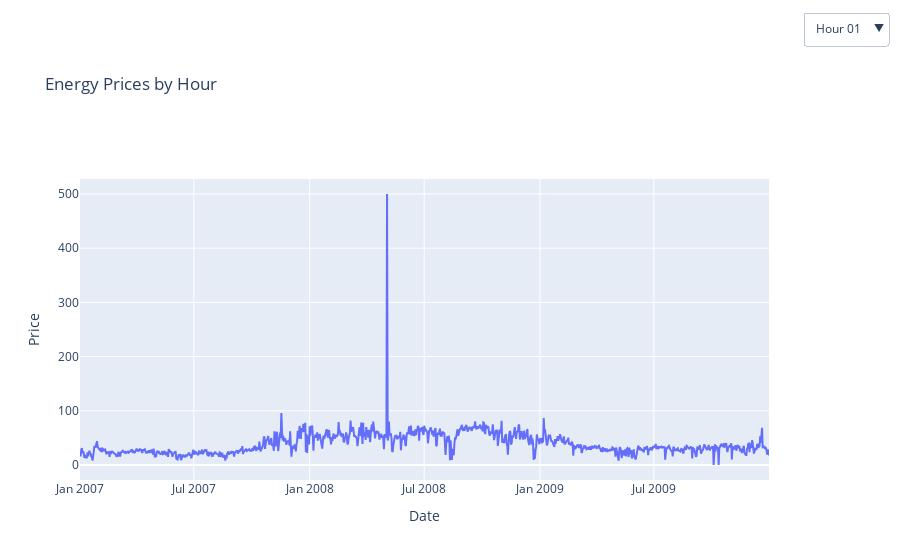

The notebook cell saved with this chart:
### Code cell
import pandas as pd
import plotly.graph_objects as go


hour_columns = [col for col in data.columns if 'Hour' in col]

# Create the base figure
fig = go.Figure()


for hour in hour_columns:
    fig.add_trace(
        go.Scatter(
            x=pd.to_datetime(data['PRICES']),
            y=data[hour],
            mode='lines',
            name=hour,
            visible=False  # Start with all traces hidden
        )
    )


fig.data[0].visible = True

# Create buttons for each hour
buttons = []
for i, hour in enumerate(hour_columns):
    buttons.append(
        dict(
            label=hour,
            method='update',
            args=[
                {'visible': [j == i for j in range(len(hour_columns))]},  # Toggle visibility
                {'title': f'Energy Prices for {hour}'}  # Update title
            ]
        )
    )

# Update layout with buttons
fig.update_layout(
    updatemenus=[
        dict(
            active=0,
            buttons=buttons,
            direction='down',
            showactive=True,
            x=1.05,  # Position to the right of the plot
            y=1.5,
            xanchor='left',
            yanchor='middle',
        )
    ],
    title='Energy Prices by Hour',
    xaxis_title='Date',
    yaxis_title='Price',
    template='plotly'
)

# Show the interactive dashboard
fig.show()

### Figure 1 — Plotly figure (JSON) as saved in the notebook; plotly's stock layout.template omitted (floating-point values rounded to 4 significant figures; data arrays with more than 128 entries replaced by an {"elided": "..."} marker saying what was removed)
{"data": [{"mode": "lines", "name": "Hour 01", "type": "scatter", "visible": true, "x": {"elided": "1096 str values"}, "y": {"elided": "1096 float values"}}, {"mode": "lines", "name": "Hour 02", "type": "scatter", "visible": false, "x": {"elided": "1096 str values"}, "y": {"elided": "1096 float values"}}, {"mode": "lines", "name": "Hour 03", "type": "scatter", "visible": false, "x": {"elided": "1096 str values"}, "y": {"elided": "1096 float values"}}, {"mode": "lines", "name": "Hour 04", "type": "scatter", "visible": false, "x": {"elided": "1096 str values"}, "y": {"elided": "1096 float values"}}, {"mode": "lines", "name": "Hour 05", "type": "scatter", "visible": false, "x": {"elided": "1096 str values"}, "y": {"elided": "1096 float values"}}, {"mode": "lines", "name": "Hour 06", "type": "scatter", "visible": false, "x": {"elided": "1096 str values"}, "y": {"elided": "1096 float values"}}, {"mode": "lines", "name": "Hour 07", "type": "scatter", "visible": false, "x": {"elided": "1096 str values"}, "y": {"elided": "1096 float values"}}, {"mode": "lines", "name": "Hour 08", "type": "scatter", "visible": false, "x": {"elided": "1096 str values"}, "y": {"elided": "1096 float values"}}, {"mode": "lines", "name": "Hour 09", "type": "scatter", "visible": false, "x": {"elided": "1096 str values"}, "y": {"elided": "1096 float values"}}, {"mode": "lines", "name": "Hour 10", "type": "scatter", "visible": false, "x": {"elided": "1096 str values"}, "y": {"elided": "1096 float values"}}, {"mode": "lines", "name": "Hour 11", "type": "scatter", "visible": false, "x": {"elided": "1096 str values"}, "y": {"elided": "1096 float values"}}, {"mode": "lines", "name": "Hour 12", "type": "scatter", "visible": false, "x": {"elided": "1096 str values"}, "y": {"elided": "1096 float values"}}, {"mode": "lines", "name": "Hour 13", "type": "scatter", "visible": false, "x": {"elided": "1096 str values"}, "y": {"elided": "1096 float values"}}, {"mode": "lines", "name": "Hour 14", "type": "scatter", "visible": false, "x": {"elided": "1096 str values"}, "y": {"elided": "1096 float values"}}, {"mode": "lines", "name": "Hour 15", "type": "scatter", "visible": false, "x": {"elided": "1096 str values"}, "y": {"elided": "1096 float values"}}, {"mode": "lines", "name": "Hour 16", "type": "scatter", "visible": false, "x": {"elided": "1096 str values"}, "y": {"elided": "1096 float values"}}, {"mode": "lines", "name": "Hour 17", "type": "scatter", "visible": false, "x": {"elided": "1096 str values"}, "y": {"elided": "1096 float values"}}, {"mode": "lines", "name": "Hour 18", "type": "scatter", "visible": false, "x": {"elided": "1096 str values"}, "y": {"elided": "1096 float values"}}, {"mode": "lines", "name": "Hour 19", "type": "scatter", "visible": false, "x": {"elided": "1096 str values"}, "y": {"elided": "1096 float values"}}, {"mode": "lines", "name": "Hour 20", "type": "scatter", "visible": false, "x": {"elided": "1096 str values"}, "y": {"elided": "1096 float values"}}, {"mode": "lines", "name": "Hour 21", "type": "scatter", "visible": false, "x": {"elided": "1096 str values"}, "y": {"elided": "1096 float values"}}, {"mode": "lines", "name": "Hour 22", "type": "scatter", "visible": false, "x": {"elided": "1096 str values"}, "y": {"elided": "1096 float values"}}, {"mode": "lines", "name": "Hour 23", "type": "scatter", "visible": false, "x": {"elided": "1096 str values"}, "y": {"elided": "1096 float values"}}, {"mode": "lines", "name": "Hour 24", "type": "scatter", "visible": false, "x": {"elided": "1096 str values"}, "y": {"elided": "1096 float values"}}], "layout": {"title": {"text": "Energy Prices by Hour"}, "updatemenus": [{"active": 0, "buttons": [{"args": [{"visible": [true, false, false, false, false, false, false, false, false, false, false, false, false, false, false, false, false, false, false, false, false, false, false, false]}, {"title": "Energy Prices for Hour 01"}], "label": "Hour 01", "method": "update"}, {"args": [{"visible": [false, true, false, false, false, false, false, false, false, false, false, false, false, false, false, false, false, false, false, false, false, false, false, false]}, {"title": "Energy Prices for Hour 02"}], "label": "Hour 02", "method": "update"}, {"args": [{"visible": [false, false, true, false, false, false, false, false, false, false, false, false, false, false, false, false, false, false, false, false, false, false, false, false]}, {"title": "Energy Prices for Hour 03"}], "label": "Hour 03", "method": "update"}, {"args": [{"visible": [false, false, false, true, false, false, false, false, false, false, false, false, false, false, false, false, false, false, false, false, false, false, false, false]}, {"title": "Energy Prices for Hour 04"}], "label": "Hour 04", "method": "update"}, {"args": [{"visible": [false, false, false, false, true, false, false, false, false, false, false, false, false, false, false, false, false, false, false, false, false, false, false, false]}, {"title": "Energy Prices for Hour 05"}], "label": "Hour 05", "method": "update"}, {"args": [{"visible": [false, false, false, false, false, true, false, false, false, false, false, false, false, false, false, false, false, false, false, false, false, false, false, false]}, {"title": "Energy Prices for Hour 06"}], "label": "Hour 06", "method": "update"}, {"args": [{"visible": [false, false, false, false, false, false, true, false, false, false, false, false, false, false, false, false, false, false, false, false, false, false, false, false]}, {"title": "Energy Prices for Hour 07"}], "label": "Hour 07", "method": "update"}, {"args": [{"visible": [false, false, false, false, false, false, false, true, false, false, false, false, false, false, false, false, false, false, false, false, false, false, false, false]}, {"title": "Energy Prices for Hour 08"}], "label": "Hour 08", "method": "update"}, {"args": [{"visible": [false, false, false, false, false, false, false, false, true, false, false, false, false, false, false, false, false, false, false, false, false, false, false, false]}, {"title": "Energy Prices for Hour 09"}], "label": "Hour 09", "method": "update"}, {"args": [{"visible": [false, false, false, false, false, false, false, false, false, true, false, false, false, false, false, false, false, false, false, false, false, false, false, false]}, {"title": "Energy Prices for Hour 10"}], "label": "Hour 10", "method": "update"}, {"args": [{"visible": [false, false, false, false, false, false, false, false, false, false, true, false, false, false, false, false, false, false, false, false, false, false, false, false]}, {"title": "Energy Prices for Hour 11"}], "label": "Hour 11", "method": "update"}, {"args": [{"visible": [false, false, false, false, false, false, false, false, false, false, false, true, false, false, false, false, false, false, false, false, false, false, false, false]}, {"title": "Energy Prices for Hour 12"}], "label": "Hour 12", "method": "update"}, {"args": [{"visible": [false, false, false, false, false, false, false, false, false, false, false, false, true, false, false, false, false, false, false, false, false, false, false, false]}, {"title": "Energy Prices for Hour 13"}], "label": "Hour 13", "method": "update"}, {"args": [{"visible": [false, false, false, false, false, false, false, false, false, false, false, false, false, true, false, false, false, false, false, false, false, false, false, false]}, {"title": "Energy Prices for Hour 14"}], "label": "Hour 14", "method": "update"}, {"args": [{"visible": [false, false, false, false, false, false, false, false, false, false, false, false, false, false, true, false, false, false, false, false, false, false, false, false]}, {"title": "Energy Prices for Hour 15"}], "label": "Hour 15", "method": "update"}, {"args": [{"visible": [false, false, false, false, false, false, false, false, false, false, false, false, false, false, false, true, false, false, false, false, false, false, false, false]}, {"title": "Energy Prices for Hour 16"}], "label": "Hour 16", "method": "update"}, {"args": [{"visible": [false, false, false, false, false, false, false, false, false, false, false, false, false, false, false, false, true, false, false, false, false, false, false, false]}, {"title": "Energy Prices for Hour 17"}], "label": "Hour 17", "method": "update"}, {"args": [{"visible": [false, false, false, false, false, false, false, false, false, false, false, false, false, false, false, false, false, true, false, false, false, false, false, false]}, {"title": "Energy Prices for Hour 18"}], "label": "Hour 18", "method": "update"}, {"args": [{"visible": [false, false, false, false, false, false, false, false, false, false, false, false, false, false, false, false, false, false, true, false, false, false, false, false]}, {"title": "Energy Prices for Hour 19"}], "label": "Hour 19", "method": "update"}, {"args": [{"visible": [false, false, false, false, false, false, false, false, false, false, false, false, false, false, false, false, false, false, false, true, false, false, false, false]}, {"title": "Energy Prices for Hour 20"}], "label": "Hour 20", "method": "update"}, {"args": [{"visible": [false, false, false, false, false, false, false, false, false, false, false, false, false, false, false, false, false, false, false, false, true, false, false, false]}, {"title": "Energy Prices for Hour 21"}], "label": "Hour 21", "method": "update"}, {"args": [{"visible": [false, false, false, false, false, false, false, false, false, false, false, false, false, false, false, false, false, false, false, false, false, true, false, false]}, {"title": "Energy Prices for Hour 22"}], "label": "Hour 22", "method": "update"}, {"args": [{"visible": [false, false, false, false, false, false, false, false, false, false, false, false, false, false, false, false, false, false, false, false, false, false, true, false]}, {"title": "Energy Prices for Hour 23"}], "label": "Hour 23", "method": "update"}, {"args": [{"visible": [false, false, false, false, false, false, false, false, false, false, false, false, false, false, false, false, false, false, false, false, false, false, false, true]}, {"title": "Energy Prices for Hour 24"}], "label": "Hour 24", "method": "update"}], "direction": "down", "showactive": true, "x": 1.05, "xanchor": "left", "y": 1.5, "yanchor": "middle"}], "xaxis": {"title": {"text": "Date"}}, "yaxis": {"title": {"text": "Price"}}}}
